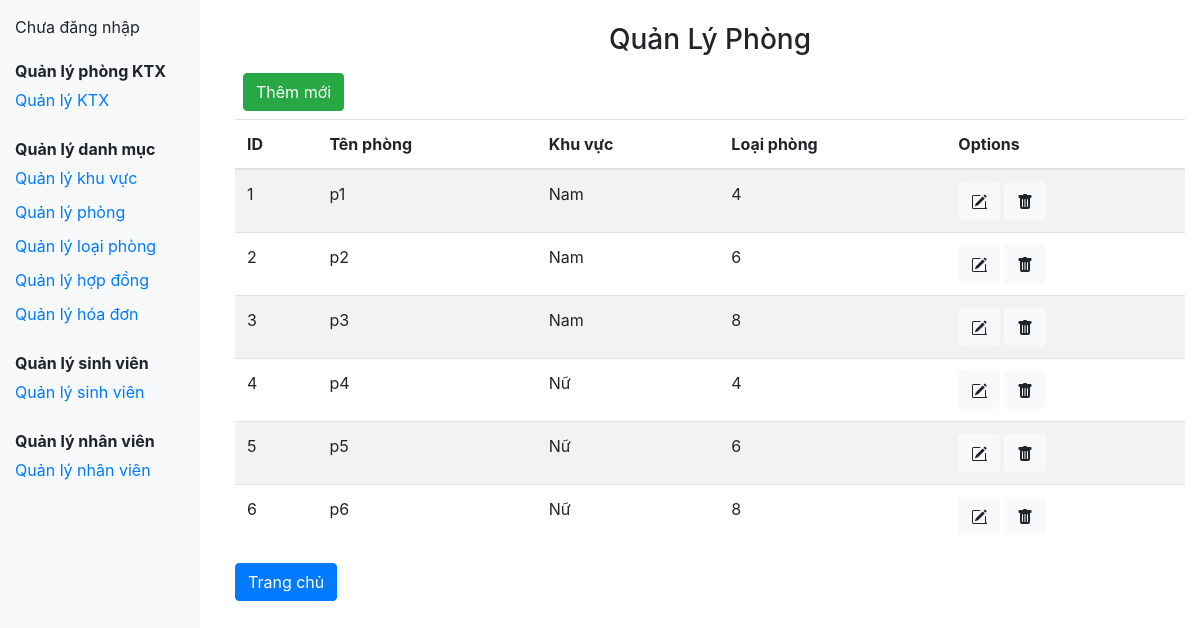
Page /QLKiTucXa/QLKiTucXa/trangQLPhong.php on the committed database.
### tables this page shows
CREATE TABLE `phong` (
  `PhongID` int(11) NOT NULL,
  `TenPhong` varchar(50) DEFAULT NULL,
  `KhuVucID` int(11) DEFAULT NULL,
  `LoaiPhongID` int(11) DEFAULT NULL
);

CREATE TABLE `khuvuc` (
  `KhuVucID` int(11) NOT NULL,
  `TenKhuVuc` varchar(50) DEFAULT NULL
);

CREATE TABLE `loaiphong` (
  `LoaiPhongID` int(11) NOT NULL,
  `TenLoaiPhong` varchar(50) DEFAULT NULL
);

### QLKiTucXa/QLKiTucXa/trangQLPhong.php (the view, shortened to what this page needs)
<!DOCTYPE html>
<html lang="en">
<head>
    <link href="https://maxcdn.bootstrapcdn.com/bootstrap/4.5.2/css/bootstrap.min.css" rel="stylesheet">
</head>
<body>
<div class="sidebar">
<?php
if(isset($_SESSION['HoTen'])) {
    $tenNguoiDangNhap = $_SESSION['HoTen'];
    echo "Xin chào $tenNguoiDangNhap!";
} else {
    echo "Chưa đăng nhập";
}
?>
    <div class="menu-header">Quản lý phòng KTX</div>
    <a href="trangQLKiTucXa.php">Quản lý KTX</a>
    <div class="menu-header">Quản lý danh mục</div>
    <a href="trangQLKhuVuc.php" data-content="content-khu-vuc">Quản lý khu vực</a>
    <a href="trangQLPhong.php">Quản lý phòng</a>
    <a href="trangQLLoaiPhong.php">Quản lý loại phòng</a>
    <a href="trangQLHopDong.php">Quản lý hợp đồng</a>
    <a href="trangQLHoaDon.php">Quản lý hóa đơn</a>
    <div class="menu-header">Quản lý sinh viên</div>
    <a href="trangQLSinhVien.php">Quản lý sinh viên</a>
    <div class="menu-header">Quản lý nhân viên</div>
    <a href="trangQLQuanLy.php">Quản lý nhân viên</a>
</div>
<div class="main-content">
    <center><h3 class="mt-2">Quản Lý Phòng</h3></center>
    <button type="button" class="btn btn-success m-2 float-end" data-toggle="modal" data-target="#addModal">
        Thêm mới
    </button>
    <table class="table table-striped">
        <thead>
            <tr>
                <th>ID</th>
                <th>Tên phòng</th>
                <th>Khu vực</th>
                <th>Loại phòng</th>
                <th>Options</th>
            </tr>
        </thead>
        <tbody>
            <?php
            include 'conn.php';
            $sql = "SELECT Phong.*, KhuVuc.TenKhuVuc, LoaiPhong.TenLoaiPhong FROM Phong INNER JOIN KhuVuc ON Phong.KhuVucID = KhuVuc.KhuVucID INNER JOIN LoaiPhong ON Phong.LoaiPhongID = LoaiPhong.LoaiPhongID";
            $stmt = $conn->prepare($sql);
            $stmt->execute();
            $result = $stmt->fetchAll(PDO::FETCH_ASSOC);
            if (count($result) > 0) {
                foreach ($result as $row) {
                    echo "<tr>";
                    echo "<td>{$row['PhongID']}</td>";
                    echo "<td>{$row['TenPhong']}</td>";
                    echo "<td>{$row['TenKhuVuc']}</td>";
                    echo "<td>{$row['TenLoaiPhong']}</td>";
                    echo "<td>";
                    echo "<button type='button' class='btn btn-light mr-1' data-toggle='modal' data-target='#editModal' onclick='editClick(" . json_encode($row) . ")'>";
                    echo "</button>";
                    echo "<button type='button' class='btn btn-light mr-1' onclick='deletePhong({$row['PhongID']})'>";
                    echo "</button>";
                    echo "</td>";
                    echo "</tr>";
                }
            } else {
                echo "<tr><td colspan='5' class='text-center'>Không có dữ liệu</td></tr>";
            }
            ?>
        </tbody>
    </table>
    <a href="trangQLKiTucXa.php" class="btn btn-primary">Trang chủ</a>
</div>
</body>
</html>

### QLKiTucXa/QLKiTucXa/trangQLPhong.php (style rules this page uses)
body { display: flex; }
.sidebar { width: 200px; background: #f8f9fa; padding: 15px; height: 100vh; position: fixed; top: 0; left: 0; }
.main-content { margin-left: 220px; padding: 15px; width: calc(100% - 220px); }
.menu-header { font-weight: bold; margin-top: 20px; }
.sidebar a { display: block; padding: 5px 0; color: #007bff; text-decoration: none; }

### rows in the picture
phong: PhongID "1", TenPhong "p1", KhuVucID.TenKhuVuc "Nam", LoaiPhongID.TenLoaiPhong "4"
phong: PhongID "2", TenPhong "p2", KhuVucID.TenKhuVuc "Nam", LoaiPhongID.TenLoaiPhong "6"
phong: PhongID "3", TenPhong "p3", KhuVucID.TenKhuVuc "Nam", LoaiPhongID.TenLoaiPhong "8"
phong: PhongID "4", TenPhong "p4", KhuVucID.TenKhuVuc "Nữ", LoaiPhongID.TenLoaiPhong "4"
phong: PhongID "5", TenPhong "p5", KhuVucID.TenKhuVuc "Nữ", LoaiPhongID.TenLoaiPhong "6"
phong: PhongID "6", TenPhong "p6", KhuVucID.TenKhuVuc "Nữ", LoaiPhongID.TenLoaiPhong "8"
